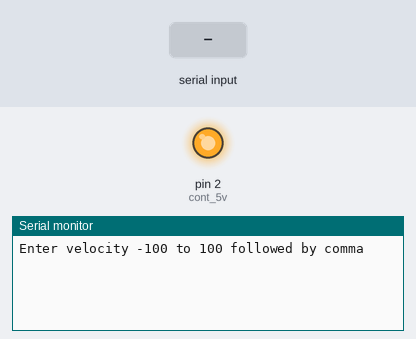
The sketch below on a simulated Arduino Uno, built with avr-gcc and run on an emulated ATmega328P. Parts: output pins drawn as LEDs (lit = HIGH), the last lines printed to the serial monitor. Inputs (shaded band) come from the test bench.

Above: at 1.4 s.
1.5 s: "velocity\n" received over Serial
At 2.0 s:
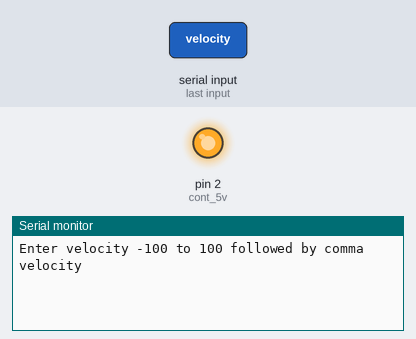
3.0 s: "1\n" received over Serial
At 4.0 s:
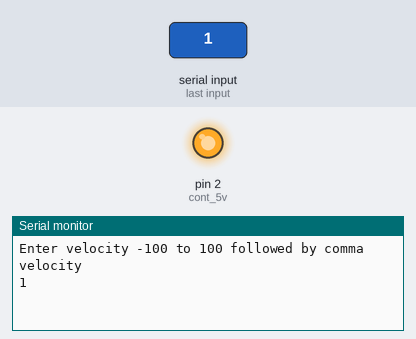

The sketch:

Manual_motor_control.ino
```cpp
// Pins for H-bridge
const int IN1 = 10;
const int IN2 = 9;

// Pins for potmeter
const int pot_in = A0;

const int cont_in = A2;
const int cont_5v = 2;

bool CW = true;
bool CCW = false;
bool moving = true;     // Tracks the movement of the motor

int upLimit = 100;
int downLimit = 50;

int tPos = 90;

float time = 0;
float prevTime = 0;
float pos = 0;
float prevPos = 0;
int read = 0;
int waitTime = 100;

int counter = 0;        // Encoder counter
int currentStateCLK;    // Current state of second output from the encoder
int previousStateCLK;   // Previous state of second output from the encoder
String encdir = "";     // Keeps track of encoder direction (CW or CCW)
String data;            // Holds the latest recived data from the serial

String mode = "velocity";
char sepperator = '\n';

void setup() {
  // Set pinmodes for the rest
  pinMode (pot_in, INPUT);
  pinMode (cont_in, INPUT);
  pinMode (cont_5v, OUTPUT);
  digitalWrite(cont_5v, HIGH);

  // Start serial and send a welcome message
  Serial.begin(9600);
  delay(200);
  Serial.println("Enter velocity -100 to 100 followed by comma");
}

void loop() {
  // Loop consists of two parts: first the arduino reads from serial and moves the motor, then it measures the encoder and sends it back.
  if (mode == "velocity") {
    // ##### Read and move #####
    if (Serial.available()) {                     // If a command is present in the terminal
      data = Serial.readStringUntil(sepperator);         // Read until the sepparating comma
      Serial.read();                            // Empty the remaining serial text

      Serial.println(data);
    }
  }
}

//      int percent = data.toInt();                 // Convert the recieved command to an integer
//      percent = constrain(percent, -100, 100);     // Make sure it is within bounds
//
//      if (data == "stop") {
//        brake();
//        // Serial.println("Braking");
//      } else if (percent <= -10) {
//        if (moving == CCW) {
//          stop();
//          // Serial.println("Pausing... ");
//          delay(500);
//        }
//        // Serial.println("Going CW at " + String(-percent));
//        motorSpeed(CW, -percent);
//        moving = CW;
//
//      } else if (percent >= 10) {
//        if (moving == CW) {
//          stop();
//          // Serial.println("Pausing... ");
//          delay(500);
//        }
//        // Serial.println("Going CCW at " + String(percent));
//        motorSpeed(CCW, percent);
//        moving = CCW;
//
//      } else {
//        // Serial.println("Stopped");
//        stop();
//      }
//    }
//    checkJointLimits();
//
//  } else if (mode == "position") {
//    if (Serial.available()) {                     // If a command is present in the terminal
//      data = Serial.readStringUntil(sepperator);         // Read until the sepparating comma
//      Serial.read();                            // Empty the remaining serial text
//
//      tPos = data.toInt();                 // Convert the recieved command to an integer
//    }
//    int angle = getJointAngle();
//    if (angle >= tPos + 10) {
//      if (moving == CCW) {
//        stop();
//        // Serial.println("Pausing... ");
//        delay(500);
//      }
//      // Moving down
//      motorSpeed(CW, angle - tPos + 10);
//      moving = CW;
//    } else if (angle <= tPos - 10) {
//      if (moving == CW) {
//        stop();
//        // Serial.println("Pausing... ");
//        delay(500);
//      }
//      // Moving up
//      motorSpeed(CCW, tPos - angle + 10);
//      moving = CCW;
//    } else {
//      stop();
//    }
//
//  } else if (mode == "potmeter") {
//    int read = analogRead(cont_in);
//    int percent = map(1023 - read, 0, 1023, -50, 50);
//
//    if (percent <= -10) {
//      Serial.println("Going CW at " + String(-percent));
//      motorSpeed(CW, -percent);
//      moving = CW;
//
//    } else if (percent >= 10) {
//      Serial.println("Going CCW at " + String(percent));
//      motorSpeed(CCW, percent);
//      moving = CCW;
//
//    } else {
//      Serial.println("Stopped");
//      stop();
//    }
//    checkJointLimits();
//  }
//
//  prevTime = time;
//  time = millis();
//  read = analogRead(pot_in);
//  // Serial.println(read);
//
//  prevPos = pos;
//  pos = map(1023 - read, 0, 1023, -30, 210);
//  float vel = (pos - prevPos) / ((time - prevTime) / 1000);
//  Serial.print(String(pos) + "," + String(vel) + ",");
//  delay(waitTime);
//}
//
//void motorSpeed(bool direction, int speed)
//{
//  int pwm = map(speed, 0, 100, 0, 255);
//  if (direction == CW && getJointAngle() >= downLimit)
//  {
//    analogWrite(IN1, pwm);
//    analogWrite(IN2, LOW);
//  } else if (direction == CCW && getJointAngle() <= upLimit) {
//    analogWrite(IN2, pwm);
//    analogWrite(IN1, LOW);
//  }
//}
//
//int getJointAngle() {
//  int angle = map(1023 - analogRead(pot_in), 0, 1023, -30, 210);
//  // Serial.println(angle);
//  return angle;
//}
//
//void checkJointLimits() {
//  if (moving == CW && getJointAngle() <= downLimit)
//  {
//    stop();
//  } else if (moving == CCW && getJointAngle() >= upLimit) {
//    stop();
//  }
//}
//
//void brake()
//{
//  analogWrite(IN1, HIGH);
//  analogWrite(IN2, HIGH);
//}
//
//void stop()
//{
//  analogWrite(IN1, LOW);
//  analogWrite(IN2, LOW);
//}
//
////🤡
```

Measured:
- after the input at 1.5 s, the serial monitor: prints a new line at once (image 1)
- after the input at 3.0 s, the serial monitor: prints a new line at once (image 2)
